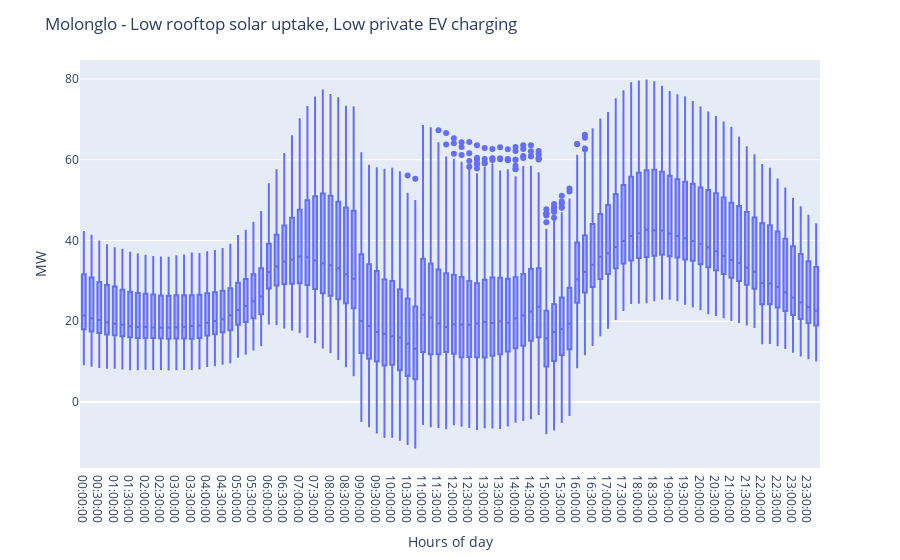

Source (notebook cell):
### Code cell
many_day_df_future_EV.T.boxplot()
fig = px.box(many_day_df_future_EV.T)
fig.update_layout(
    title=f"{SA_region} - {solar_uptake} rooftop solar uptake, {EV_home_charging} private EV charging",
    xaxis_title="Hours of day",
    yaxis_title="MW",
    legend_title="Scenario",
)
fig.show()

### Figure 1 — Plotly figure (JSON) as saved in the notebook; plotly's stock layout.template omitted (floating-point values rounded to 4 significant figures; data arrays with more than 128 entries replaced by an {"elided": "..."} marker saying what was removed)
{"data": [{"alignmentgroup": "True", "hovertemplate": "variable=%{x}<br>value=%{y}<extra></extra>", "legendgroup": "", "marker": {"color": "#636efa"}, "name": "", "notched": false, "offsetgroup": "", "orientation": "v", "showlegend": false, "type": "box", "x": {"elided": "34944 str values"}, "x0": " ", "xaxis": "x", "y": {"elided": "34944 float values"}, "y0": " ", "yaxis": "y"}], "layout": {"boxmode": "group", "legend": {"title": {"text": "Scenario"}, "tracegroupgap": 0}, "margin": {"t": 60}, "title": {"text": "Molonglo - Low rooftop solar uptake, Low private EV charging"}, "xaxis": {"anchor": "y", "domain": [0, 1], "title": {"text": "Hours of day"}}, "yaxis": {"anchor": "x", "domain": [0, 1], "title": {"text": "MW"}}}}
